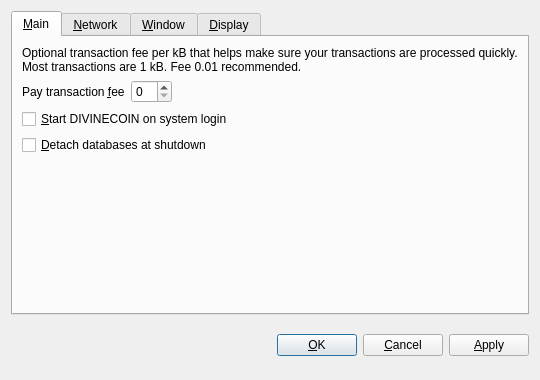
<?xml version="1.0" encoding="UTF-8"?>
<ui version="4.0">
 <class>OptionsDialog</class>
 <widget class="QDialog" name="OptionsDialog">
  <property name="geometry">
   <rect>
    <x>0</x>
    <y>0</y>
    <width>540</width>
    <height>380</height>
   </rect>
  </property>
  <property name="windowTitle">
   <string>Options</string>
  </property>
  <property name="modal">
   <bool>true</bool>
  </property>
  <layout class="QVBoxLayout" name="verticalLayout">
   <item>
    <widget class="QTabWidget" name="tabWidget">
     <property name="tabPosition">
      <enum>QTabWidget::North</enum>
     </property>
     <property name="currentIndex">
      <number>0</number>
     </property>
     <widget class="QWidget" name="tabMain">
      <attribute name="title">
       <string>&amp;Main</string>
      </attribute>
      <layout class="QVBoxLayout" name="verticalLayout_Main">
       <item>
        <widget class="QLabel" name="transactionFeeInfoLabel">
         <property name="text">
          <string>Optional transaction fee per kB that helps make sure your transactions are processed quickly. Most transactions are 1 kB. Fee 0.01 recommended.</string>
         </property>
         <property name="textFormat">
          <enum>Qt::PlainText</enum>
         </property>
         <property name="wordWrap">
          <bool>true</bool>
         </property>
        </widget>
       </item>
       <item>
        <layout class="QHBoxLayout" name="horizontalLayout_Main">
         <item>
          <widget class="QLabel" name="transactionFeeLabel">
           <property name="text">
            <string>Pay transaction &amp;fee</string>
           </property>
           <property name="textFormat">
            <enum>Qt::PlainText</enum>
           </property>
           <property name="buddy">
            <cstring>transactionFee</cstring>
           </property>
          </widget>
         </item>
         <item>
          <widget class="BitcoinAmountField" name="transactionFee"/>
         </item>
         <item>
          <spacer name="horizontalSpacer_Main">
           <property name="orientation">
            <enum>Qt::Horizontal</enum>
           </property>
           <property name="sizeHint" stdset="0">
            <size>
             <width>40</width>
             <height>20</height>
            </size>
           </property>
          </spacer>
         </item>
        </layout>
       </item>
       <item>
        <widget class="QCheckBox" name="bitcoinAtStartup">
         <property name="toolTip">
          <string>Automatically start DIVINECOIN after logging in to the system.</string>
         </property>
         <property name="text">
          <string>&amp;Start DIVINECOIN on system login</string>
         </property>
        </widget>
       </item>
       <item>
        <widget class="QCheckBox" name="detachDatabases">
         <property name="toolTip">
          <string>Detach block and address databases at shutdown. This means they can be moved to another data directory, but it slows down shutdown. The wallet is always detached.</string>
         </property>
         <property name="text">
          <string>&amp;Detach databases at shutdown</string>
         </property>
        </widget>
       </item>
       <item>
        <spacer name="verticalSpacer_Main">
         <property name="orientation">
          <enum>Qt::Vertical</enum>
         </property>
         <property name="sizeHint" stdset="0">
          <size>
           <width>20</width>
           <height>40</height>
          </size>
         </property>
        </spacer>
       </item>
      </layout>
     </widget>
     <widget class="QWidget" name="tabNetwork">
      <attribute name="title">
       <string>&amp;Network</string>
      </attribute>
      <layout class="QVBoxLayout" name="verticalLayout_Network">
       <item>
        <widget class="QCheckBox" name="mapPortUpnp">
         <property name="toolTip">
          <string>Automatically open the DIVINECOIN client port on the router. This only works when your router supports UPnP and it is enabled.</string>
         </property>
         <property name="text">
          <string>Map port using &amp;UPnP</string>
         </property>
        </widget>
       </item>
       <item>
        <widget class="QCheckBox" name="connectSocks">
         <property name="toolTip">
          <string>Connect to the DIVINECOIN network through a SOCKS proxy (e.g. when connecting through Tor).</string>
         </property>
         <property name="text">
          <string>&amp;Connect through SOCKS proxy:</string>
         </property>
        </widget>
       </item>
       <item>
        <layout class="QHBoxLayout" name="horizontalLayout_Network">
         <item>
          <widget class="QLabel" name="proxyIpLabel">
           <property name="text">
            <string>Proxy &amp;IP:</string>
           </property>
           <property name="textFormat">
            <enum>Qt::PlainText</enum>
           </property>
           <property name="buddy">
            <cstring>proxyIp</cstring>
           </property>
          </widget>
         </item>
         <item>
          <widget class="QValidatedLineEdit" name="proxyIp">
           <property name="maximumSize">
            <size>
             <width>140</width>
             <height>16777215</height>
            </size>
           </property>
           <property name="toolTip">
            <string>IP address of the proxy (e.g. 127.0.0.1)</string>
           </property>
          </widget>
         </item>
         <item>
          <widget class="QLabel" name="proxyPortLabel">
           <property name="text">
            <string>&amp;Port:</string>
           </property>
           <property name="textFormat">
            <enum>Qt::PlainText</enum>
           </property>
           <property name="buddy">
            <cstring>proxyPort</cstring>
           </property>
          </widget>
         </item>
         <item>
          <widget class="QLineEdit" name="proxyPort">
           <property name="maximumSize">
            <size>
             <width>55</width>
             <height>16777215</height>
            </size>
           </property>
           <property name="toolTip">
            <string>Port of the proxy (e.g. 9050)</string>
           </property>
          </widget>
         </item>
         <item>
          <widget class="QLabel" name="socksVersionLabel">
           <property name="text">
            <string>SOCKS &amp;Version:</string>
           </property>
           <property name="textFormat">
            <enum>Qt::PlainText</enum>
           </property>
           <property name="buddy">
            <cstring>socksVersion</cstring>
           </property>
          </widget>
         </item>
         <item>
          <widget class="QValueComboBox" name="socksVersion">
           <property name="toolTip">
            <string>SOCKS version of the proxy (e.g. 5)</string>
           </property>
          </widget>
         </item>
         <item>
          <spacer name="horizontalSpacer_Network">
           <property name="orientation">
            <enum>Qt::Horizontal</enum>
           </property>
           <property name="sizeHint" stdset="0">
            <size>
             <width>40</width>
             <height>20</height>
            </size>
           </property>
          </spacer>
         </item>
        </layout>
       </item>
       <item>
        <spacer name="verticalSpacer_Network">
         <property name="orientation">
          <enum>Qt::Vertical</enum>
         </property>
         <property name="sizeHint" stdset="0">
          <size>
           <width>20</width>
           <height>40</height>
          </size>
         </property>
        </spacer>
       </item>
      </layout>
     </widget>
     <widget class="QWidget" name="tabWindow">
      <attribute name="title">
       <string>&amp;Window</string>
      </attribute>
      <layout class="QVBoxLayout" name="verticalLayout_Window">
       <item>
        <widget class="QCheckBox" name="minimizeToTray">
         <property name="toolTip">
          <string>Show only a tray icon after minimizing the window.</string>
         </property>
         <property name="text">
          <string>&amp;Minimize to the tray instead of the taskbar</string>
         </property>
        </widget>
       </item>
       <item>
        <widget class="QCheckBox" name="minimizeOnClose">
         <property name="toolTip">
          <string>Minimize instead of exit the application when the window is closed. When this option is enabled, the application will be closed only after selecting Quit in the menu.</string>
         </property>
         <property name="text">
          <string>M&amp;inimize on close</string>
         </property>
        </widget>
       </item>
       <item>
        <spacer name="verticalSpacer_Window">
         <property name="orientation">
          <enum>Qt::Vertical</enum>
         </property>
         <property name="sizeHint" stdset="0">
          <size>
           <width>20</width>
           <height>40</height>
          </size>
         </property>
        </spacer>
       </item>
      </layout>
     </widget>
     <widget class="QWidget" name="tabDisplay">
      <attribute name="title">
       <string>&amp;Display</string>
      </attribute>
      <layout class="QVBoxLayout" name="verticalLayout_Display">
       <item>
        <layout class="QHBoxLayout" name="horizontalLayout_1_Display">
         <item>
          <widget class="QLabel" name="langLabel">
           <property name="text">
            <string>User Interface &amp;language:</string>
           </property>
           <property name="textFormat">
            <enum>Qt::PlainText</enum>
           </property>
           <property name="buddy">
            <cstring>lang</cstring>
           </property>
          </widget>
         </item>
         <item>
          <widget class="QValueComboBox" name="lang">
           <property name="toolTip">
            <string>The user interface language can be set here. This setting will take effect after restarting DIVINECOIN.</string>
           </property>
          </widget>
         </item>
        </layout>
       </item>
       <item>
        <layout class="QHBoxLayout" name="horizontalLayout_2_Display">
         <item>
          <widget class="QLabel" name="unitLabel">
           <property name="text">
            <string>&amp;Unit to show amounts in:</string>
           </property>
           <property name="textFormat">
            <enum>Qt::PlainText</enum>
           </property>
           <property name="buddy">
            <cstring>unit</cstring>
           </property>
          </widget>
         </item>
         <item>
          <widget class="QValueComboBox" name="unit">
           <property name="toolTip">
            <string>Choose the default subdivision unit to show in the interface and when sending coins.</string>
           </property>
          </widget>
         </item>
        </layout>
       </item>
       <item>
        <widget class="QCheckBox" name="displayAddresses">
         <property name="toolTip">
          <string>Whether to show DIVINECOIN addresses in the transaction list.</string>
         </property>
         <property name="text">
          <string>&amp;Display addresses in transaction list</string>
         </property>
        </widget>
       </item>
       <item>
        <widget class="QCheckBox" name="coinControlFeatures">
         <property name="toolTip">
          <string>Whether to show coin control features or not.</string>
         </property>
         <property name="text">
          <string>Display coin &amp;control features (experts only!)</string>
         </property>
        </widget>
       </item>
       <item>
        <spacer name="verticalSpacer_Display">
         <property name="orientation">
          <enum>Qt::Vertical</enum>
         </property>
         <property name="sizeHint" stdset="0">
          <size>
           <width>20</width>
           <height>40</height>
          </size>
         </property>
        </spacer>
       </item>
      </layout>
     </widget>
    </widget>
   </item>
   <item>
    <layout class="QHBoxLayout" name="horizontalLayout_Buttons">
     <item>
      <spacer name="horizontalSpacer_1">
       <property name="orientation">
        <enum>Qt::Horizontal</enum>
       </property>
       <property name="sizeHint" stdset="0">
        <size>
         <width>40</width>
         <height>48</height>
        </size>
       </property>
      </spacer>
     </item>
     <item>
      <widget class="QLabel" name="statusLabel">
       <property name="font">
        <font>
         <weight>75</weight>
         <bold>true</bold>
        </font>
       </property>
       <property name="text">
        <string/>
       </property>
       <property name="textFormat">
        <enum>Qt::PlainText</enum>
       </property>
       <property name="wordWrap">
        <bool>true</bool>
       </property>
      </widget>
     </item>
     <item>
      <spacer name="horizontalSpacer_2">
       <property name="orientation">
        <enum>Qt::Horizontal</enum>
       </property>
       <property name="sizeHint" stdset="0">
        <size>
         <width>40</width>
         <height>48</height>
        </size>
       </property>
      </spacer>
     </item>
     <item>
      <widget class="QPushButton" name="okButton">
       <property name="text">
        <string>&amp;OK</string>
       </property>
      </widget>
     </item>
     <item>
      <widget class="QPushButton" name="cancelButton">
       <property name="text">
        <string>&amp;Cancel</string>
       </property>
       <property name="autoDefault">
        <bool>false</bool>
       </property>
      </widget>
     </item>
     <item>
      <widget class="QPushButton" name="applyButton">
       <property name="text">
        <string>&amp;Apply</string>
       </property>
       <property name="autoDefault">
        <bool>false</bool>
       </property>
      </widget>
     </item>
    </layout>
   </item>
  </layout>
 </widget>
 <customwidgets>
  <customwidget>
   <class>BitcoinAmountField</class>
   <extends>QSpinBox</extends>
   <header>bitcoinamountfield.h</header>
  </customwidget>
  <customwidget>
   <class>QValueComboBox</class>
   <extends>QComboBox</extends>
   <header>qvaluecombobox.h</header>
  </customwidget>
  <customwidget>
   <class>QValidatedLineEdit</class>
   <extends>QLineEdit</extends>
   <header>qvalidatedlineedit.h</header>
  </customwidget>
 </customwidgets>
 <resources/>
 <connections/>
</ui>
